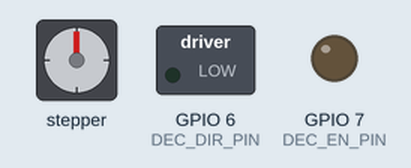
A sketch run on a simulated ESP32. Parts: stepper motor, switched loads named in the sketch (green lamp = pin HIGH), output pins drawn as LEDs (lit = HIGH). Wiring (inferred from the names in the program): stepper motor driver (200 steps per turn assumed): step GPIO 2; direction GPIO 3; enable GPIO 4. Pins used as bus, display or sensor lines are not drawn; what the sketch prints to the serial monitor is not drawn.

Above: at 1.15 s.
At 5.95 s:
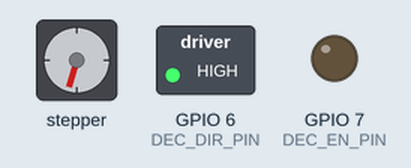
At 10.75 s:
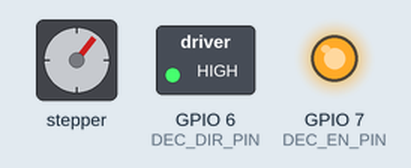
At 20.37 s:
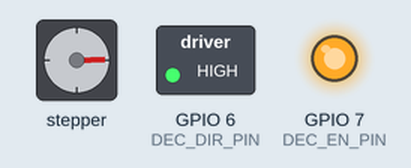
At 29.98 s:
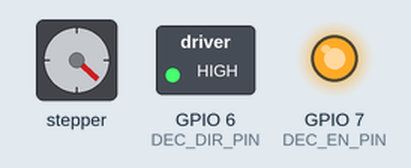
At 39.6 s:
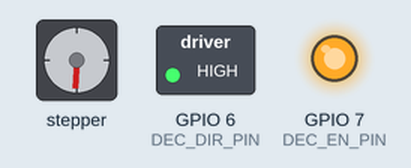
Timing chart, 0 to 40.0 s (numbered marks = the images above):
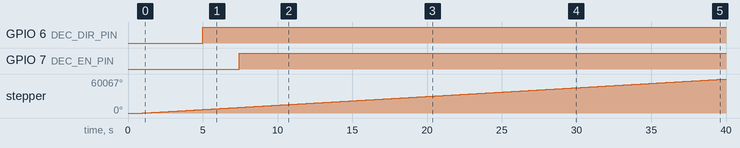

Measured:
- by itself, GPIO 6 (DEC_DIR_PIN): LOW → HIGH at 5.0 s
- by itself, GPIO 7 (DEC_EN_PIN): LOW → HIGH at 7.4 s
- by itself, stepper: keeps turning clockwise at about 1540°/s

The sketch:

Observatory_Tracking_Demo.ino
```cpp
#include <AstroStepperPro.h>

// -----------------------
// Pin Configuration
// -----------------------
#define RA_STEP_PIN  2
#define RA_DIR_PIN   3
#define RA_EN_PIN    4

#define DEC_STEP_PIN 5
#define DEC_DIR_PIN  6
#define DEC_EN_PIN   7

// -----------------------
// Create Motors
// -----------------------
AstroStepper stepperRA(
    AstroStepper::DRIVER,
    RA_STEP_PIN,
    RA_DIR_PIN,
    RA_EN_PIN,
    true   // enable active LOW
);

AstroStepper stepperDEC(
    AstroStepper::DRIVER,
    DEC_STEP_PIN,
    DEC_DIR_PIN,
    DEC_EN_PIN,
    true
);

// -----------------------
// Mount Parameters
// -----------------------
// Example:
// 200 steps motor
// 128 microstep
// 40:1 gearbox
// RA worm 144:1
//
// steps per RA revolution:
//
const double STEPS_PER_REV =
    200.0 * 128.0 * 40.0 * 144.0;

// Sidereal rate (1 rev per 86164 sec)
const double SIDEREAL_STEPS_PER_SEC =
    STEPS_PER_REV / 86164.0905;

void setup()
{
    Serial.begin(115200);
    delay(1000);

    Serial.println("AstroStepper Observatory Tracking Demo");

    // -----------------------
    // Configure RA
    // -----------------------
    stepperRA.setMaxSpeed(50000);        // high ceiling
    stepperRA.setAcceleration(20000);    // smooth slew accel

    // Start sidereal tracking
    stepperRA.setSpeed(SIDEREAL_STEPS_PER_SEC);

    // -----------------------
    // Configure DEC
    // -----------------------
    stepperDEC.setMaxSpeed(20000);
    stepperDEC.setAcceleration(10000);
}

void loop()
{
    // -----------------------
    // Tracking
    // -----------------------
    stepperRA.runSpeed();  // DDS tracking

    // -----------------------
    // Example Slew
    // -----------------------
    static bool slewed = false;

    if (!slewed && millis() > 5000)
    {
        Serial.println("Slewing DEC 5000 steps...");
        stepperDEC.move(5000);
        slewed = true;
    }

    stepperDEC.run();  // trapezoidal slew
}
```

AstroStepperPro.cpp
```cpp
#include "AstroStepperPro.h"
#include "driver/gpio.h"
#include <math.h>

AstroStepper* AstroStepper::instances[4] = {nullptr};
uint8_t AstroStepper::instanceCount = 0;

hw_timer_t* AstroStepper::_sharedTimer = nullptr;
bool AstroStepper::_timerStarted = false;

// 100kHz base frequency
static constexpr double TIMER_FREQ = 100000.0;

// ----------------------------------------------------
AstroStepper::AstroStepper(uint8_t interface,
                           uint8_t stepPin,
                           uint8_t dirPin,
                           int8_t enablePin,
                           bool enableActiveLow)
{
    _instanceId = instanceCount;
    instances[instanceCount++] = this;

    _stepPin = stepPin;
    _dirPin  = dirPin;
    _enablePin = enablePin;
    _enableActiveLow = enableActiveLow;

    pinMode(_stepPin, OUTPUT);
    pinMode(_dirPin, OUTPUT);

    if (_enablePin >= 0)
    {
        pinMode(_enablePin, OUTPUT);
        disableDriver();
    }

    _currentPos = 0;
    _targetPos  = 0;
    _running    = false;

    _pulseHigh   = false;
    _pulseCounter = 0;

    _phase = 0.0;
    _phaseIncrement = 0.0;
    _errorShaper = 0.0;

    _maxSpeed     = 1000.0f;
    _acceleration = 500.0f;
    _currentSpeed = 0.0f;

    _lastPlannerMicros = micros();
    _lastDebugMillis   = millis();

    if (!_timerStarted)
    {
        _sharedTimer = timerBegin(100000);   // 100kHz
        timerAttachInterrupt(_sharedTimer, &AstroStepper::onTimer);
        timerAlarm(_sharedTimer, 1, true, 0);
        _timerStarted = true;
    }
}

// ----------------------------------------------------
void AstroStepper::enableDriver()
{
    if (_enablePin < 0) return;
    digitalWrite(_enablePin, _enableActiveLow ? LOW : HIGH);
}

void AstroStepper::disableDriver()
{
    if (_enablePin < 0) return;
    digitalWrite(_enablePin, _enableActiveLow ? HIGH : LOW);
}

// ----------------------------------------------------
// ===== SHARED DDS TIMER ISR =====
// ----------------------------------------------------
void IRAM_ATTR AstroStepper::onTimer()
{
    for (uint8_t i = 0; i < instanceCount; i++)
    {
        AstroStepper* s = instances[i];
        if (!s || !s->_running) continue;

        // DDS phase accumulation
        double shapedIncrement = s->_phaseIncrement + s->_errorShaper;
        s->_phase += shapedIncrement;

        if (s->_phase >= 1.0)
        {
            s->_phase -= 1.0;

            // first order noise shaping
            s->_errorShaper = shapedIncrement - 1.0;

            gpio_set_level((gpio_num_t)s->_dirPin, s->_dir);
            gpio_set_level((gpio_num_t)s->_stepPin, 1);
            gpio_set_level((gpio_num_t)s->_stepPin, 0);

            if (s->_dir) s->_currentPos++;
            else         s->_currentPos--;

            s->_pulseCounter++;
        }
        else
        {
            s->_errorShaper = shapedIncrement;
        }
    }
}

// ----------------------------------------------------
// Slew (trapezoidal)
// ----------------------------------------------------
bool AstroStepper::run()
{
    if (!_running) return false;

    uint32_t now = micros();
    float dt = (now - _lastPlannerMicros) / 1000000.0f;
    _lastPlannerMicros = now;

    if (dt > 0.01f) dt = 0.01f;

    long distance = _targetPos - _currentPos;
    if (distance == 0)
    {
        stop();
        return false;
    }

    enableDriver();

    float direction = (distance > 0) ? 1.0f : -1.0f;

    float stoppingDistance =
        (_currentSpeed * _currentSpeed) / (2.0f * _acceleration);

    if (fabs(distance) <= stoppingDistance)
        _currentSpeed -= direction * _acceleration * dt;
    else
        _currentSpeed += direction * _acceleration * dt;

    if (fabs(_currentSpeed) > _maxSpeed)
        _currentSpeed = direction * _maxSpeed;

    _dir = (_currentSpeed > 0);

    _phaseIncrement = fabs(_currentSpeed) / TIMER_FREQ;

    if (millis() - _lastDebugMillis >= 1000)
    {
        Serial.printf("🔢 Pulses/sec (motor %d): %lu\n",
                      _instanceId,
                      _pulseCounter);
        _pulseCounter = 0;
        _lastDebugMillis = millis();
    }

    return true;
}

// ----------------------------------------------------
// Tracking / Jog
// ----------------------------------------------------
bool AstroStepper::runSpeed()
{
    if (!_running) return false;

    enableDriver();

    if (millis() - _lastDebugMillis >= 1000)
    {
        Serial.printf("🔢 Pulses/sec (motor %d): %lu\n",
                      _instanceId,
                      _pulseCounter);
        _pulseCounter = 0;
        _lastDebugMillis = millis();
    }

    return true;
}

// ----------------------------------------------------
void AstroStepper::setSpeed(float speed)
{
    _currentSpeed = constrain(speed, -_maxSpeed, _maxSpeed);

    if (_currentSpeed == 0)
    {
        stop();
        return;
    }

    enableDriver();
    _dir = (_currentSpeed > 0);

    _phaseIncrement = fabs(_currentSpeed) / TIMER_FREQ;
    _running = true;
}

// ----------------------------------------------------
void AstroStepper::moveTo(long absolute)
{
    _targetPos = absolute;
    _currentSpeed = 0;
    _phase = 0;
    _errorShaper = 0;
    _lastPlannerMicros = micros();

    if (_currentPos != _targetPos)
    {
        enableDriver();
        _running = true;
    }
    else
        _running = false;
}

// ----------------------------------------------------
void AstroStepper::move(long relative)
{
    moveTo(_currentPos + relative);
}

void AstroStepper::setMaxSpeed(float speed)
{
    _maxSpeed = fabs(speed);
}

void AstroStepper::setAcceleration(float acceleration)
{
    _acceleration = fabs(acceleration);
}

long AstroStepper::distanceToGo()
{
    return _targetPos - _currentPos;
}

long AstroStepper::currentPosition()
{
    return _currentPos;
}

void AstroStepper::setCurrentPosition(long position)
{
    _currentPos = position;
}

void AstroStepper::stop()
{
    _targetPos = _currentPos;
    _currentSpeed = 0;
    _phaseIncrement = 0;
    _running = false;
    disableDriver();
}

bool AstroStepper::isRunning()
{
    return _running;
}
```

AstroStepperPro.h
```cpp
#ifndef ASTRO_STEPPER_PRO_H
#define ASTRO_STEPPER_PRO_H

#include <Arduino.h>

class AstroStepper
{
public:
    enum MotorInterfaceType
    {
        DRIVER = 1
    };

    AstroStepper(uint8_t interface,
                 uint8_t stepPin,
                 uint8_t dirPin,
                 int8_t enablePin = -1,
                 bool enableActiveLow = true);

    void moveTo(long absolute);
    void move(long relative);

    bool run();        // trapezoidal slewing
    bool runSpeed();   // DDS tracking / jog

    void setMaxSpeed(float speed);
    void setAcceleration(float acceleration);
    void setSpeed(float speed);

    long distanceToGo();
    long currentPosition();
    void setCurrentPosition(long position);

    void stop();
    bool isRunning();

private:
    static void IRAM_ATTR onTimer();
    static hw_timer_t* _sharedTimer;
    static bool _timerStarted;

    static AstroStepper* instances[4];
    static uint8_t instanceCount;

    uint8_t _instanceId;

    uint8_t _stepPin;
    uint8_t _dirPin;

    int8_t _enablePin;
    bool _enableActiveLow;

    volatile int64_t _currentPos;
    volatile int64_t _targetPos;

    volatile bool _dir;
    volatile bool _running;

    // ===== DDS CORE =====
    volatile double _phase;           // 0..1
    volatile double _phaseIncrement;  // steps per timer tick
    volatile double _errorShaper;     // sigma-delta noise shaping

    volatile bool _pulseHigh;
    volatile uint32_t _pulseCounter;

    // ===== Slew planner =====
    float _maxSpeed;
    float _acceleration;
    float _currentSpeed;

    uint32_t _lastPlannerMicros;
    uint32_t _lastDebugMillis;

    void enableDriver();
    void disableDriver();
};

#endif
```
